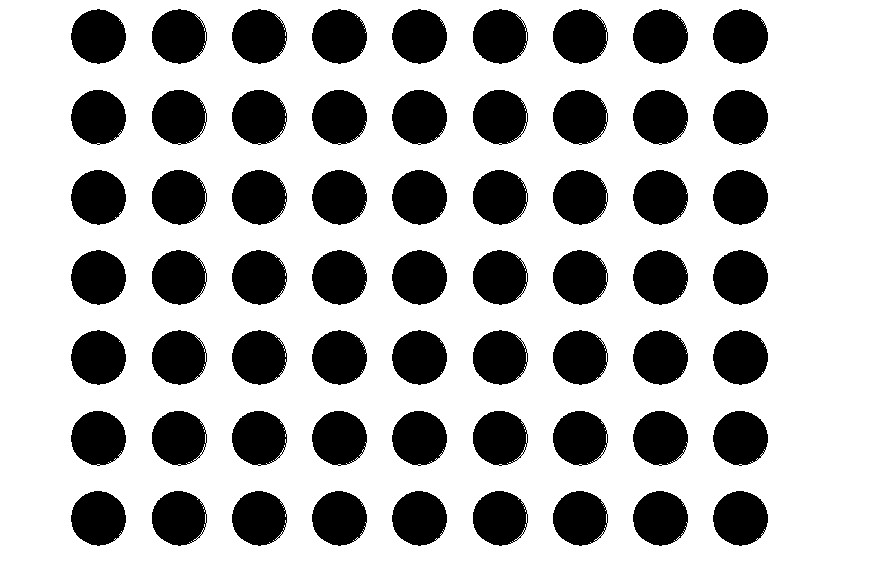
#> input picture 01_study/04_輪郭・個別識別/source.jpg, 884 x 581 px
$ python getconnectobj.py
#> lines starting #> are read from the running program, lines starting #| are printed output that depends on the picture; after the words box and inside, x2 and y2 are one past the last pixel; in counts of white or black regions, pixels touching at a corner belong together
# -*- coding: utf-8 -*-
"""
Created on Fri Nov 17 20:27:44 2017

@author: p000495138
"""
import cv2
import matplotlib.pyplot as plt
import numpy as np
import numpy.random as random

#%% ラベリング1
img01 = cv2.imread("source.jpg")
#> img01 is the input picture: shape (581, 884, 3); min 0, max 255, mean 182.3
img02 = cv2.cvtColor(img01,cv2.COLOR_BGR2GRAY)
height, width, channels = img01.shape[:3]
#> height = 581; width = 884; channels = 3
img05 = img01.copy()
#色のあるところを1、無いところを0
ret, bin = cv2.threshold(img02, 0, 255, cv2.THRESH_BINARY | cv2.THRESH_OTSU)
#> bin: shape (581, 884); 71.5% white; 63 black regions, largest, box (x1, y1, x2, y2) and area: (713, 90, 768, 145) 2336, (392, 170, 447, 225) 2336, (713, 170, 768, 225) 2336
#> ret = 16
#$ネガポジ逆転：ビット反転
bin = ~bin
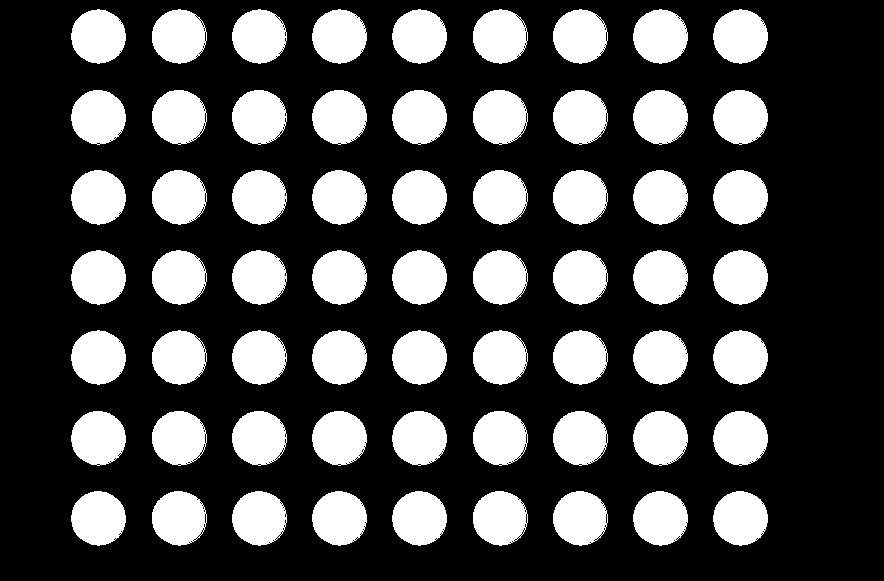
#> bin: shape (581, 884); 28.5% white; 63 white regions, largest, box (x1, y1, x2, y2) and area: (713, 90, 768, 145) 2336, (392, 170, 447, 225) 2336, (713, 170, 768, 225) 2336
#連結画像の抽出(nLabels：画像数、labelImage：画素に画像順を割り付けたもの)
nLabels, labelImage = cv2.connectedComponents(bin)
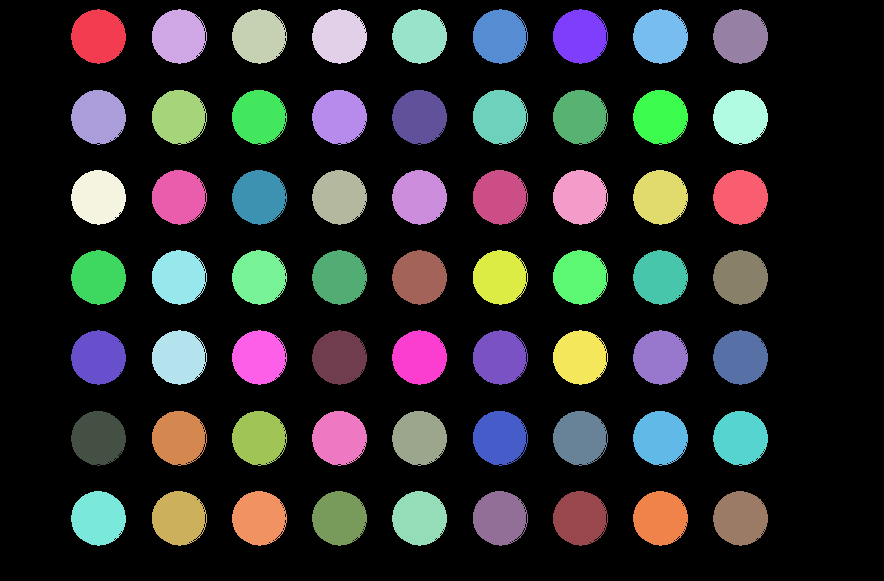
#> labelImage: shape (581, 884) int32; 64 distinct labels, from 0 to 63; one colour per label, 0 black
#> nLabels = 64
#色をランダムに割付
colors = []
for i in range(1, nLabels + 1):
    colors.append(np.array([random.randint(0, 255), random.randint(0, 255), random.randint(0, 255)]))
#
for y in range(0, height):
    for x in range(0, width):
        if labelImage[y, x] > 0:
            img05[y, x] = colors[labelImage[y, x]]
        else:
            img05[y, x] = [0, 0, 0]
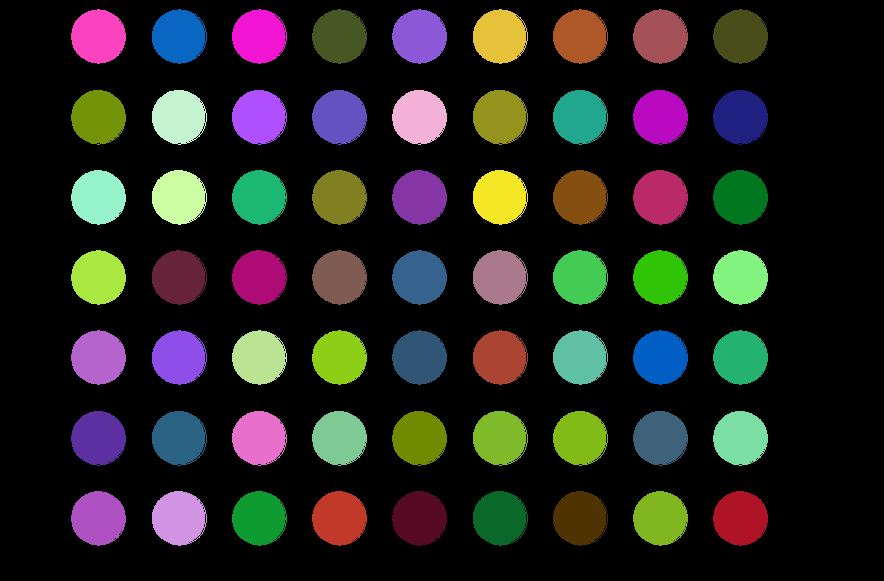
#> img05: shape (581, 884, 3); mean B, G, R 31.8, 35.2, 35.9

#%% ラベリング2
img06 = img01.copy()
#戻り。0:個数、1：labelImageと同じ、2：？、3：重心座標
label = cv2.connectedComponentsWithStats(bin)
# ラベルの個数
n=label[0]-1
#> n = 63
# 重心位置
cog = np.delete(label[3],0,0)
#> cog = 63 pairs, first value 97.96 to 740.1, second value 36.05 to 517.9
# 重心に赤円を描く
for i in range(n):
    img06 = cv2.circle(img06,(int(cog[i][0]),int(cog[i][1])), 2, (0,0,255), -1)
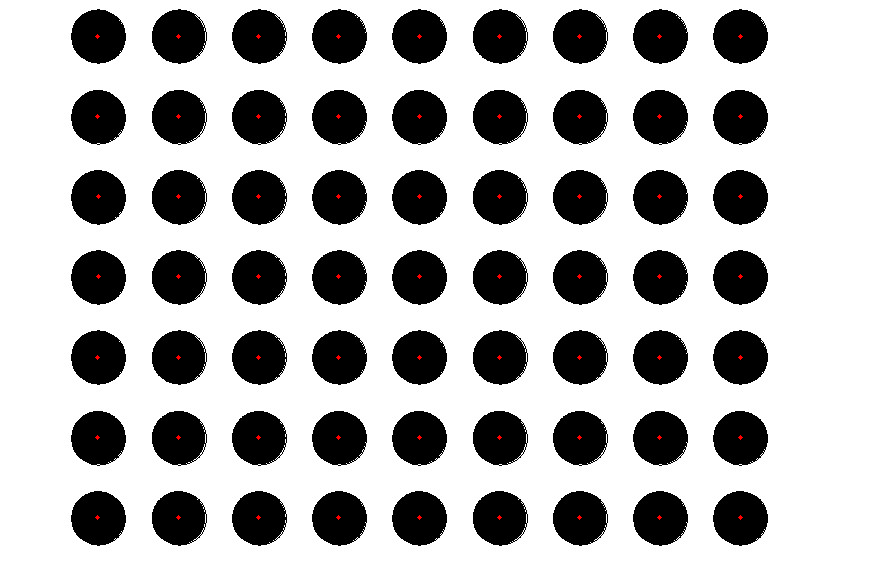
#> img06: shape (581, 884, 3); mean B, G, R 182.3, 182.3, 182.7

plt.imshow(img05)
